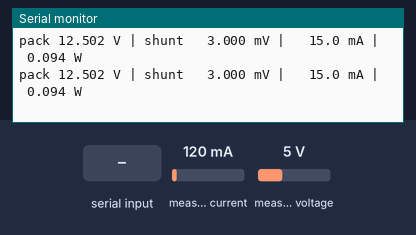
Bench run of a sketch on a simulated ESP32-S3. On the bench: the last lines printed to the serial monitor. Wiring (inferred from the names in the program): INA219 current sensor at I2C address 0x40. Inputs (shaded band) come from the test bench; at power-on: measured current 120 mA, measured voltage 5 V.

Above: at 2.7 s.
2.8 s: measured current set to 40 mA
At 3.5 s:
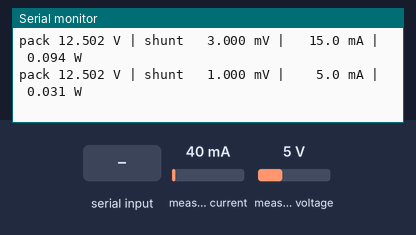
5.0 s: "90,45\n" received over Serial
6.5 s: measured voltage set to 0.3 V
At 7.0 s:
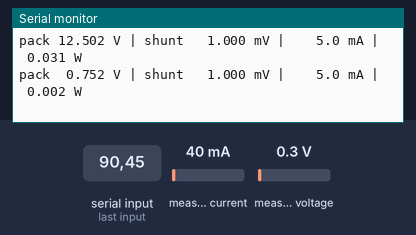
8.5 s: "m90\n" received over Serial
At 9.0 s:
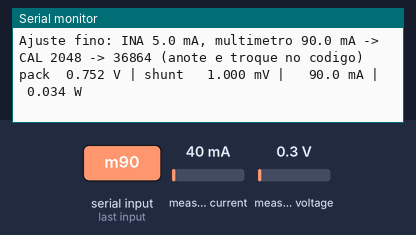
10.0 s: "m,45\n" received over Serial
11.5 s: measured current set to 500 mA
At 12.0 s:
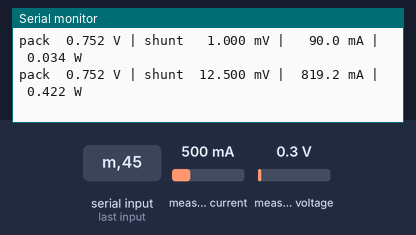

Measured:
- after the input at 2.8 s, the serial monitor: prints a new line after 0.28 s (image 1)
- after the input at 6.5 s, the serial monitor: prints a new line after 0.08 s (image 2)
- after the input at 8.5 s, the serial monitor: prints a new line at once (image 3)
- after the input at 11.5 s, the serial monitor: prints a new line after 0.09 s (image 4)

The sketch:

teste_ina226.ino
```cpp
/*
  Projeto SAMBA - Teste basico do INA226

  O INA226 fica depois da chave: mede a tensao do pack e TODA a corrente que o sistema consome
  (ESP32-S3 + ADS1220 + celula + reguladores). A corrente de carga do pack nao passa por ele.

  Ligacoes: SDA = GPIO1 (J3-4), SCL = GPIO2 (J3-5), VCC = 3V3 (J1-2), GND = J3-1.
  Shunt R100 = 0,100 ohm (ja vem no modulo). Endereco esperado 0x40 (A0 e A1 no GND).

  O que o teste faz:
    1. Varre o barramento I2C e mostra o que encontrou.
    2. Confere os numeros de identificacao (fabricante 0x5449 "TI", chip 0x2260).
    3. Programa a configuracao (media de 16, 1,1 ms por conversao, continuo) e a calibracao do R100,
       e le de volta para conferir.
    4. A cada 0,5 s: tensao do pack, tensao no shunt, corrente e potencia.
    5. A cada 10 s: resumo (corrente minima/media/maxima, potencia media) e autonomia estimada.

  Comandos no Monitor Serial (921600 baud, "Nova linha"):
    m 85      ajuste fino: informe a corrente que o MULTIMETRO mede (mA) e a calibracao e corrigida
              (multimetro em serie entre ENTRA e SAI do borne CHAVE)
    r         zera o resumo
    i         repete a identificacao e a conferencia dos registradores

  Arduino IDE: placa "ESP32S3 Dev Module". So usa a biblioteca Wire.
  Depois do teste, grave de novo o firmware/samba_firmware para voltar a usar o Bluetooth.
*/

#include <Arduino.h>
#include <Wire.h>

// ---------- Ligacoes e componentes ----------
const int PINO_SDA = 1;
const int PINO_SCL = 2;
const uint8_t INA_ADDR = 0x40;

const float R_SHUNT = 0.100;       // ohm (R100 do modulo)
const float CURRENT_LSB = 25e-6;   // A por bit: 0,82 A de fundo de escala / 32768
uint16_t CAL = 2048;               // 0,00512 / (CURRENT_LSB x R_SHUNT); pode ser ajustado com o comando m
const uint16_t CONFIG = 0x4527;    // media de 16, VBUS e VSHUNT com 1,1 ms, modo continuo

// ---------- Bateria (para a estimativa de autonomia) ----------
const float CAPACIDADE_MAH = 2450.0;  // pack 3S de celulas 18650 de 2450 mAh
const float FRACAO_UTIL = 0.80;       // usa 80% da capacidade nominal

// ---------- Registradores do INA226 (datasheet TI SBOS547) ----------
const uint8_t REG_CONFIG = 0x00, REG_SHUNT = 0x01, REG_BUS = 0x02, REG_POWER = 0x03, REG_CURRENT = 0x04,
              REG_CAL = 0x05, REG_MASK = 0x06, REG_FAB = 0xFE, REG_DIE = 0xFF;

int falhas = 0;

struct Leitura {
  float vBus, vShunt, corrente, potencia;
  bool estouro;
  bool ok;
};

bool inaEscreve(uint8_t reg, uint16_t valor) {
  Wire.beginTransmission(INA_ADDR);
  Wire.write(reg);
  Wire.write(valor >> 8);
  Wire.write(valor & 0xFF);
  return Wire.endTransmission() == 0;
}

bool inaLe(uint8_t reg, uint16_t &valor) {
  Wire.beginTransmission(INA_ADDR);
  Wire.write(reg);
  if (Wire.endTransmission(false) != 0) return false;
  if (Wire.requestFrom((int)INA_ADDR, 2) != 2) return false;
  valor = (uint16_t)Wire.read() << 8;
  valor |= Wire.read();
  return true;
}

void resultado(const char *teste, bool ok) {
  Serial.printf("  [%s] %s\n", ok ? " OK " : "FALHA", teste);
  if (!ok) falhas++;
}

void varreduraI2c() {
  Serial.println("\n== 1. Varredura do I2C (SDA=GPIO1, SCL=GPIO2) ==");
  int achados = 0;
  for (uint8_t a = 1; a < 127; a++) {
    Wire.beginTransmission(a);
    if (Wire.endTransmission() == 0) {
      Serial.printf("  dispositivo em 0x%02X%s\n", a, a == INA_ADDR ? "  <- INA226" : "");
      achados++;
    }
  }
  if (achados == 0) {
    Serial.println("  Nenhum dispositivo. Confira VCC (E3 s2), GND (E2), SDA (E1 s1 -> J3-4) e SCL (D5 s1 -> J3-5).");
  }
  Wire.beginTransmission(INA_ADDR);
  resultado("INA226 responde no endereco 0x40", Wire.endTransmission() == 0);
}

void identificacao() {
  Serial.println("\n== 2. Identificacao e registradores ==");
  uint16_t fab = 0, die = 0, cfg = 0, cal = 0;
  bool ok = inaLe(REG_FAB, fab) && inaLe(REG_DIE, die);
  Serial.printf("  fabricante 0x%04X (esperado 0x5449) | chip 0x%04X (esperado 0x2260)\n", fab, die);
  resultado("identificacao do INA226", ok && fab == 0x5449 && die == 0x2260);
  inaEscreve(REG_CONFIG, CONFIG);
  inaEscreve(REG_CAL, CAL);
  delay(5);
  inaLe(REG_CONFIG, cfg);
  inaLe(REG_CAL, cal);
  Serial.printf("  configuracao 0x%04X (gravado 0x%04X) | calibracao %u (gravado %u)\n", cfg, CONFIG, cal, CAL);
  resultado("configuracao e calibracao gravadas e lidas de volta", cfg == CONFIG && cal == CAL);
}

Leitura le() {
  Leitura l{};
  uint16_t vb, vs, cr, pw, mask;
  l.ok = inaLe(REG_BUS, vb) && inaLe(REG_SHUNT, vs) && inaLe(REG_CURRENT, cr) && inaLe(REG_POWER, pw) &&
         inaLe(REG_MASK, mask);
  if (!l.ok) return l;
  l.vBus = vb * 1.25e-3;                         // V, 1,25 mV por bit
  l.vShunt = (int16_t)vs * 2.5e-6;               // V, 2,5 uV por bit
  l.corrente = (int16_t)cr * CURRENT_LSB;        // A
  l.potencia = pw * 25.0 * CURRENT_LSB;          // W, Power_LSB = 25 x Current_LSB
  l.estouro = mask & (1 << 2);                   // OVF: a potencia/corrente passou do fundo de escala
  return l;
}

// ---------- Resumo ----------
float iMin = 1e9, iMax = -1e9, iSoma = 0, pSoma = 0, vUlt = 0;
uint32_t nAmostras = 0, inicioResumo = 0;

void zeraResumo() {
  iMin = 1e9; iMax = -1e9; iSoma = 0; pSoma = 0; nAmostras = 0; inicioResumo = millis();
}

void mostraResumo() {
  if (nAmostras == 0) return;
  float iMed = iSoma / nAmostras, pMed = pSoma / nAmostras;
  Serial.println("\n---------------- resumo dos ultimos 10 s ----------------");
  Serial.printf("  corrente: min %.1f mA | media %.1f mA | max %.1f mA\n", iMin * 1e3, iMed * 1e3, iMax * 1e3);
  Serial.printf("  potencia media %.3f W | pack %.3f V (%.2f V por celula)\n", pMed, vUlt, vUlt / 3.0);
  if (iMed > 0.001) {
    float horas = CAPACIDADE_MAH * FRACAO_UTIL / (iMed * 1e3);
    Serial.printf("  autonomia estimada: %.1f h (%.0f mAh x %.0f%% / %.1f mA)\n", horas, CAPACIDADE_MAH,
                  FRACAO_UTIL * 100, iMed * 1e3);
  }
  bool vOk = vUlt > 9.0 && vUlt < 12.7;
  bool iOk = iMed > 0.020 && iMed < 0.400;
  Serial.printf("  %s tensao do pack na faixa 9,0 a 12,7 V\n", vOk ? "[ OK ]" : "[ATENCAO]");
  Serial.printf("  %s corrente media na faixa esperada (20 a 400 mA)%s\n", iOk ? "[ OK ]" : "[ATENCAO]",
                iMed < 0.005 ? " -> quase zero: a corrente esta passando pelo shunt? (JP1 cortado e pontes 9.7)" : "");
  if (vUlt < 10.2 && vUlt > 1.0) Serial.println("  [ATENCAO] bateria fraca: abaixo de 10,2 V (3,4 V por celula)");
  Serial.println("---------------------------------------------------------\n");
  zeraResumo();
}

void trataSerial() {
  static String buf;
  while (Serial.available()) {
    char c = Serial.read();
    if (c != '\n' && c != '\r') {
      if (buf.length() < 40) buf += c;
      continue;
    }
    buf.trim();
    if (buf.length() == 0) continue;
    char cmd = buf.charAt(0);
    if (cmd == 'm') {
      float mAmult = buf.substring(1).toFloat();
      Leitura l = le();
      if (mAmult <= 0 || !l.ok || l.corrente <= 0.001) {
        Serial.println("Use: m 85   (corrente medida pelo multimetro em mA, com o sistema ligado)");
      } else {
        uint16_t novo = (uint16_t)lroundf(CAL * (mAmult / 1000.0f) / l.corrente);
        Serial.printf("Ajuste fino: INA %.1f mA, multimetro %.1f mA -> CAL %u -> %u (anote e troque no codigo)\n",
                      l.corrente * 1e3, mAmult, CAL, novo);
        CAL = novo;
        inaEscreve(REG_CAL, CAL);
        zeraResumo();
      }
    } else if (cmd == 'r') {
      zeraResumo();
      Serial.println("Resumo zerado.");
    } else if (cmd == 'i') {
      identificacao();
    } else {
      Serial.println("Comandos: m <mA do multimetro> | r (zera resumo) | i (identificacao)");
    }
    buf = "";
  }
}

void setup() {
  Serial.begin(921600);
  delay(1500);
  Serial.println("\n\nSAMBA - Teste basico do INA226");
  Wire.begin(PINO_SDA, PINO_SCL);
  Wire.setClock(400000);
  varreduraI2c();
  identificacao();
  delay(50);  // espera a 1a conversao com media de 16 (~35 ms)

  Serial.println("\n== 3. Primeira leitura ==");
  Leitura l = le();
  resultado("leitura dos registradores de medida", l.ok);
  if (l.ok) {
    Serial.printf("  pack %.3f V | shunt %.3f mV | corrente %.1f mA | potencia %.3f W\n", l.vBus, l.vShunt * 1e3,
                  l.corrente * 1e3, l.potencia);
    resultado("tensao do pack entre 9 e 12,7 V (pack ligado e chave fechada)", l.vBus > 9.0 && l.vBus < 12.7);
    resultado("corrente positiva (IN+ do lado da chave, IN- do lado das cargas)", l.corrente > 0);
    float pCalc = l.vBus * l.corrente;
    resultado("potencia do INA confere com tensao x corrente (+-5%)",
              l.corrente > 0.005 && fabsf(l.potencia - pCalc) < 0.05f * pCalc + 0.002f);
  }
  Serial.printf("\n== Resumo inicial: %d falha(s) ==\n", falhas);
  Serial.println("Leitura continua a cada 0,5 s; resumo a cada 10 s. Comandos: m <mA> | r | i\n");
  zeraResumo();
}

void loop() {
  trataSerial();
  static uint32_t ultimo = 0;
  if (millis() - ultimo < 500) return;
  ultimo = millis();
  Leitura l = le();
  if (!l.ok) {
    Serial.println("ERRO: o INA226 nao respondeu (confira SDA, SCL, VCC e GND)");
    return;
  }
  Serial.printf("pack %6.3f V | shunt %7.3f mV | %6.1f mA | %6.3f W%s\n", l.vBus, l.vShunt * 1e3, l.corrente * 1e3,
                l.potencia, l.estouro ? " | ESTOURO (acima de 0,82 A)" : "");
  vUlt = l.vBus;
  iMin = min(iMin, l.corrente);
  iMax = max(iMax, l.corrente);
  iSoma += l.corrente;
  pSoma += l.potencia;
  nAmostras++;
  if (millis() - inicioResumo >= 10000) mostraResumo();
}
```
